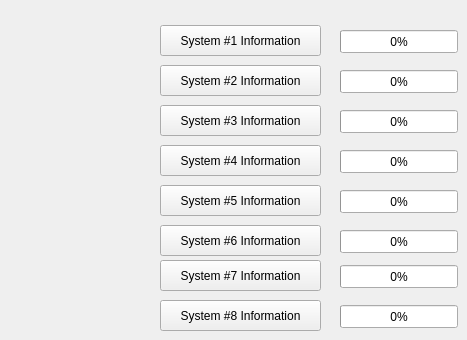
    <widget class="QWidget" name="sys_tab">
     <attribute name="title">
      <string>Systems</string>
     </attribute>
     <widget class="QPushButton" name="system_win_1">
      <property name="geometry">
       <rect>
        <x>160</x>
        <y>25</y>
        <width>161</width>
        <height>31</height>
       </rect>
      </property>
      <property name="text">
       <string>System #1 Information</string>
      </property>
     </widget>
     <widget class="QProgressBar" name="system_bar_1">
      <property name="geometry">
       <rect>
        <x>340</x>
        <y>30</y>
        <width>118</width>
        <height>23</height>
       </rect>
      </property>
      <property name="maximum">
       <number>8</number>
      </property>
      <property name="value">
       <number>0</number>
      </property>
      <property name="textVisible">
       <bool>true</bool>
      </property>
      <property name="invertedAppearance">
       <bool>false</bool>
      </property>
      <property name="textDirection">
       <enum>QProgressBar::TopToBottom</enum>
      </property>
     </widget>
     <widget class="QProgressBar" name="system_bar_2">
      <property name="geometry">
       <rect>
        <x>340</x>
        <y>70</y>
        <width>118</width>
        <height>23</height>
       </rect>
      </property>
      <property name="maximum">
       <number>8</number>
      </property>
      <property name="value">
       <number>0</number>
      </property>
      <property name="textVisible">
       <bool>true</bool>
      </property>
      <property name="invertedAppearance">
       <bool>false</bool>
      </property>
      <property name="textDirection">
       <enum>QProgressBar::TopToBottom</enum>
      </property>
     </widget>
     <widget class="QPushButton" name="system_win_2">
      <property name="geometry">
       <rect>
        <x>160</x>
        <y>65</y>
        <width>161</width>
        <height>31</height>
       </rect>
      </property>
      <property name="text">
       <string>System #2 Information</string>
      </property>
     </widget>
     <widget class="QProgressBar" name="system_bar_3">
      <property name="geometry">
       <rect>
        <x>340</x>
        <y>110</y>
        <width>118</width>
        <height>23</height>
       </rect>
      </property>
      <property name="maximum">
       <number>8</number>
      </property>
      <property name="value">
       <number>0</number>
      </property>
      <property name="textVisible">
       <bool>true</bool>
      </property>
      <property name="invertedAppearance">
       <bool>false</bool>
      </property>
      <property name="textDirection">
       <enum>QProgressBar::TopToBottom</enum>
      </property>
     </widget>
     <widget class="QPushButton" name="system_win_3">
      <property name="geometry">
       <rect>
        <x>160</x>
        <y>105</y>
        <width>161</width>
        <height>31</height>
       </rect>
      </property>
      <property name="text">
       <string>System #3 Information</string>
      </property>
     </widget>
     <widget class="QProgressBar" name="system_bar_4">
      <property name="geometry">
       <rect>
        <x>340</x>
        <y>150</y>
        <width>118</width>
        <height>23</height>
       </rect>
      </property>
      <property name="maximum">
       <number>8</number>
      </property>
      <property name="value">
       <number>0</number>
      </property>
      <property name="textVisible">
       <bool>true</bool>
      </property>
      <property name="invertedAppearance">
       <bool>false</bool>
      </property>
      <property name="textDirection">
       <enum>QProgressBar::TopToBottom</enum>
      </property>
     </widget>
     <widget class="QPushButton" name="system_win_4">
      <property name="geometry">
       <rect>
        <x>160</x>
        <y>145</y>
        <width>161</width>
        <height>31</height>
       </rect>
      </property>
      <property name="text">
       <string>System #4 Information</string>
      </property>
     </widget>
     <widget class="QProgressBar" name="system_bar_5">
      <property name="geometry">
       <rect>
        <x>340</x>
        <y>190</y>
        <width>118</width>
        <height>23</height>
       </rect>
      </property>
      <property name="maximum">
       <number>8</number>
      </property>
      <property name="value">
       <number>0</number>
      </property>
      <property name="textVisible">
       <bool>true</bool>
      </property>
      <property name="invertedAppearance">
       <bool>false</bool>
      </property>
      <property name="textDirection">
       <enum>QProgressBar::TopToBottom</enum>
      </property>
     </widget>
     <widget class="QPushButton" name="system_win_5">
      <property name="geometry">
       <rect>
        <x>160</x>
        <y>185</y>
        <width>161</width>
        <height>31</height>
       </rect>
      </property>
      <property name="text">
       <string>System #5 Information</string>
      </property>
     </widget>
     <widget class="QProgressBar" name="system_bar_6">
      <property name="geometry">
       <rect>
        <x>340</x>
        <y>230</y>
        <width>118</width>
        <height>23</height>
       </rect>
      </property>
      <property name="maximum">
       <number>8</number>
      </property>
      <property name="value">
       <number>0</number>
      </property>
      <property name="textVisible">
       <bool>true</bool>
      </property>
      <property name="invertedAppearance">
       <bool>false</bool>
      </property>
      <property name="textDirection">
       <enum>QProgressBar::TopToBottom</enum>
      </property>
     </widget>
     <widget class="QPushButton" name="system_win_6">
      <property name="geometry">
       <rect>
        <x>160</x>
        <y>225</y>
        <width>161</width>
        <height>31</height>
       </rect>
      </property>
      <property name="text">
       <string>System #6 Information</string>
      </property>
     </widget>
     <widget class="QProgressBar" name="system_bar_7">
      <property name="geometry">
       <rect>
        <x>340</x>
        <y>265</y>
        <width>118</width>
        <height>23</height>
       </rect>
      </property>
      <property name="maximum">
       <number>8</number>
      </property>
      <property name="value">
       <number>0</number>
      </property>
      <property name="textVisible">
       <bool>true</bool>
      </property>
      <property name="invertedAppearance">
       <bool>false</bool>
      </property>
      <property name="textDirection">
       <enum>QProgressBar::TopToBottom</enum>
      </property>
     </widget>
     <widget class="QPushButton" name="system_win_7">
      <property name="geometry">
       <rect>
        <x>160</x>
        <y>260</y>
        <width>161</width>
        <height>31</height>
       </rect>
      </property>
      <property name="text">
       <string>System #7 Information</string>
      </property>
     </widget>
     <widget class="QProgressBar" name="system_bar_8">
      <property name="geometry">
       <rect>
        <x>340</x>
        <y>305</y>
        <width>118</width>
        <height>23</height>
       </rect>
      </property>
      <property name="maximum">
       <number>8</number>
      </property>
      <property name="value">
       <number>0</number>
      </property>
      <property name="textVisible">
       <bool>true</bool>
      </property>
      <property name="invertedAppearance">
       <bool>false</bool>
      </property>
      <property name="textDirection">
       <enum>QProgressBar::TopToBottom</enum>
      </property>
     </widget>
     <widget class="QPushButton" name="system_win_8">
      <property name="geometry">
       <rect>
        <x>160</x>
        <y>300</y>
        <width>161</width>
        <height>31</height>
       </rect>
      </property>
      <property name="text">
       <string>System #8 Information</string>
      </property>
     </widget>
    </widget>
